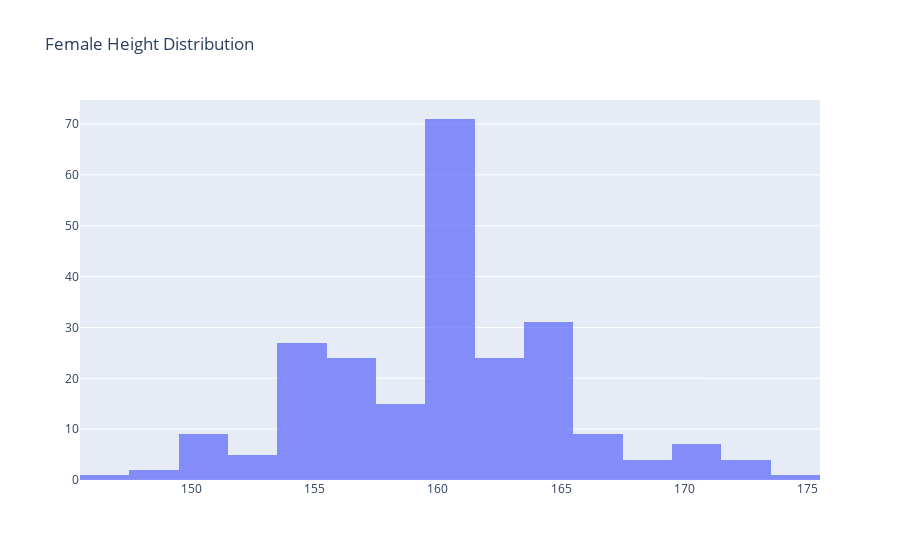

Notebook source saved alongside this figure:
### Code cell
data7 = [
    go.Histogram(
    x=df_heights[df_heights['Sex']==1]['Height'],
    opacity=0.75,
    name='Female'
)]

# create the layout
layout7 = go.Layout(title="Female Height Distribution")

# create the figure 
fig7 = go.Figure(data=data7, layout=layout7)
fig7.show()

### Figure 1 — Plotly figure (JSON) as saved in the notebook; plotly's stock layout.template omitted (floating-point values rounded to 4 significant figures; data arrays with more than 128 entries replaced by an {"elided": "..."} marker saying what was removed)
{"data": [{"name": "Female", "opacity": 0.75, "type": "histogram", "x": {"elided": "234 int values"}}], "layout": {"title": {"text": "Female Height Distribution"}}}
